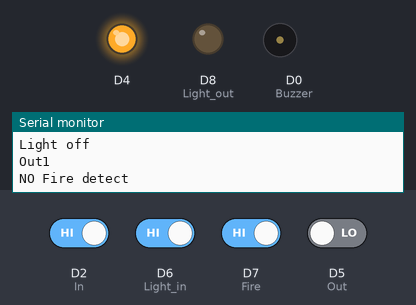
Bench run of a sketch on a simulated ESP8266 (NodeMCU). Shown: output pins drawn as LEDs (lit = HIGH), buzzer (waves = sounding, pin HIGH), the last lines printed to the serial monitor. The test bench sets the inputs (shaded band); at power-on: D2 (In), D6 (Light_in), D7 (Fire) HIGH, D5 (Out) LOW. WiFi joins after 1.5 s; servers stay silent unless stated.

Above: at 2.42 s.
2.9 s: D6 (Light_in) driven LOW
At 3.62 s:
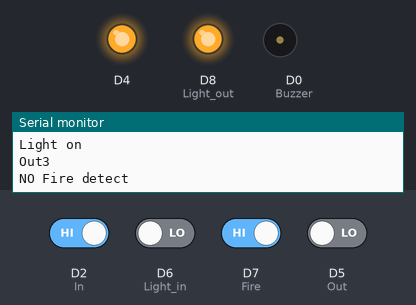
6.2 s: D5 (Out) driven HIGH
At 7.4 s:
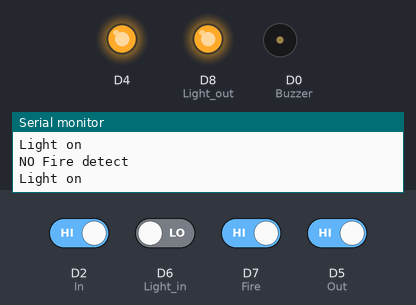
7.7 s: D2 (In) driven LOW
At 8.43 s:
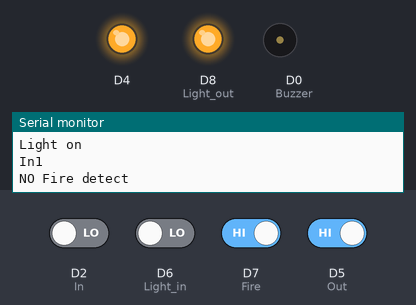
11.0 s: D7 (Fire) driven LOW
14.3 s: D2 (In) driven HIGH
At 15.5 s:
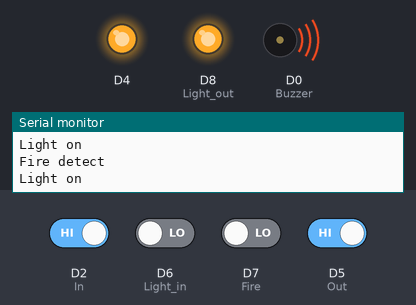
15.8 s: D6 (Light_in) driven HIGH
At 16.8 s:
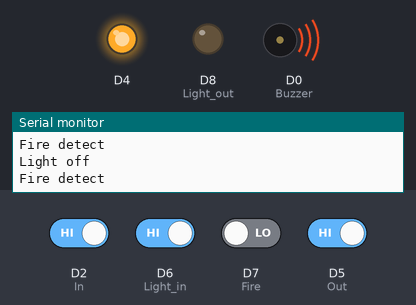
Timing chart, 0 to 18.3 s (numbered marks = the images above; inputs shaded):
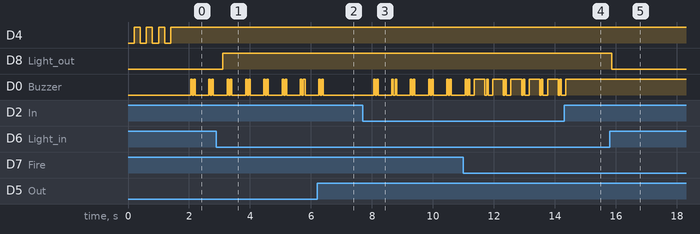

Measured:
- after the input at 2.9 s, D8 (Light_out): LOW → HIGH after 0.20 s
- after the input at 6.2 s, D0 (Buzzer): goes on until 6.4 s, then stays LOW
- after the input at 7.7 s, D0 (Buzzer): LOW → HIGH after 0.36 s, then repeats every 0.60 s: LOW 0.05 s, HIGH 0.05 s, LOW 0.45 s, HIGH 0.05 s
- after the input at 14.3 s, D0 (Buzzer): goes on until 14.4 s, then stays HIGH
- after the input at 15.8 s, D8 (Light_out): HIGH → LOW after 0.06 s
- by itself, D0 (Buzzer): repeats every 0.60 s: LOW 0.05 s, HIGH 0.05 s, LOW 0.45 s, HIGH 0.05 s

The sketch:

NodeMCU_Program.ino
```cpp
#include "FirebaseESP8266.h"
#include <ESP8266WiFi.h>


#define FIREBASE_HOST "market-monitoring-system-default-rtdb.asia-southeast1.firebasedatabase.app"  //Database link
#define FIREBASE_AUTH "991MXEEWoEyj5P3EqJM5iNiXBtExXiu3KEcX7pnQ"  //Database secrate

#define WIFI_SSID "PAPPURAJ"      //Router name
#define WIFI_PASSWORD "5555555555"  //Router password


FirebaseData firebaseData,loadData;
FirebaseJson json;


//Sending data
void setFireData(String field,int value){
 Firebase.setString(firebaseData, "/City/"+field,String(value) );

}


void initFire(){
  pinMode(D4,OUTPUT);
  Serial.begin(9600);

  WiFi.begin(WIFI_SSID, WIFI_PASSWORD);
  Serial.print("Connecting to Wi-Fi");

  while (WiFi.status() != WL_CONNECTED)
  {
    digitalWrite(D4,0);
    Serial.print(".");
    delay(200);
    digitalWrite(D4,1);
    Serial.print(".");
    delay(200);

  }

  Serial.println();
  Serial.print("Connected with IP: ");
  Serial.println(WiFi.localIP());
  Serial.println();

  Firebase.begin(FIREBASE_HOST, FIREBASE_AUTH);
  Firebase.reconnectWiFi(true);
}


void setup() {
  pinSet();
  Serial.begin(9600);
  initFire();
//setFireData("Test",1);

}


void pinSet(){

  pinMode(D2,INPUT);//In
  pinMode(D5,INPUT);//Out

  pinMode(D6,INPUT);//Light in
  pinMode(D8,OUTPUT);//Light out

  pinMode(D7,INPUT);//Fire
  pinMode(D0,OUTPUT);//Buzzer

}


unsigned int in=0,out=0;
void loop() {

  if(!digitalRead(D7)){
      setFireData("Fire",1);
      digitalWrite(D0,1);

    pr("Fire detect");

  }else{
    digitalWrite(D0,0);
    setFireData("Fire",0);
    pr("NO Fire detect");
  }


  if(!digitalRead(D6)){
      setFireData("Light",1);
      digitalWrite(D8,1);
      pr("Light on");
  }else{
    digitalWrite(D8,0);
    setFireData("Light",0);
    pr("Light off");
  }


  if(!digitalRead(D2)){
      setFireData("In",++in);
      pr("In"+String(in));
      beep();
  }else if(!digitalRead(D5)){
    setFireData("Out",++out);
    pr("Out"+String(out));
    beep();
  }


}


void pr(String txt){
  Serial.println(txt);
}


void beep(){
    digitalWrite(D0,1);
    delay(50);
    digitalWrite(D0,0);
    delay(50);
    digitalWrite(D0,1);
    delay(50);
    digitalWrite(D0,0);

}
```
